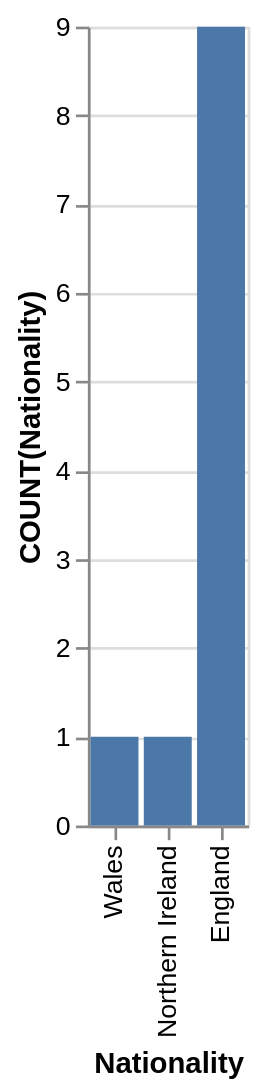

Express this chart as Vega-Lite.
### Vega-Lite specification from a JSON file in a GitHub repository (floating-point values rounded to 4 significant figures)
{"data": {"values": [{"x_data": "Wales", "y_data": 1}, {"x_data": "Northern Ireland", "y_data": 1}, {"x_data": "England", "y_data": 9}]}, "mark": "bar", "encoding": {"x": {"field": "x_data", "type": "nominal", "title": "Nationality", "sort": "descending"}, "y": {"field": "y_data", "type": "quantitative", "title": "COUNT(Nationality)"}}}
